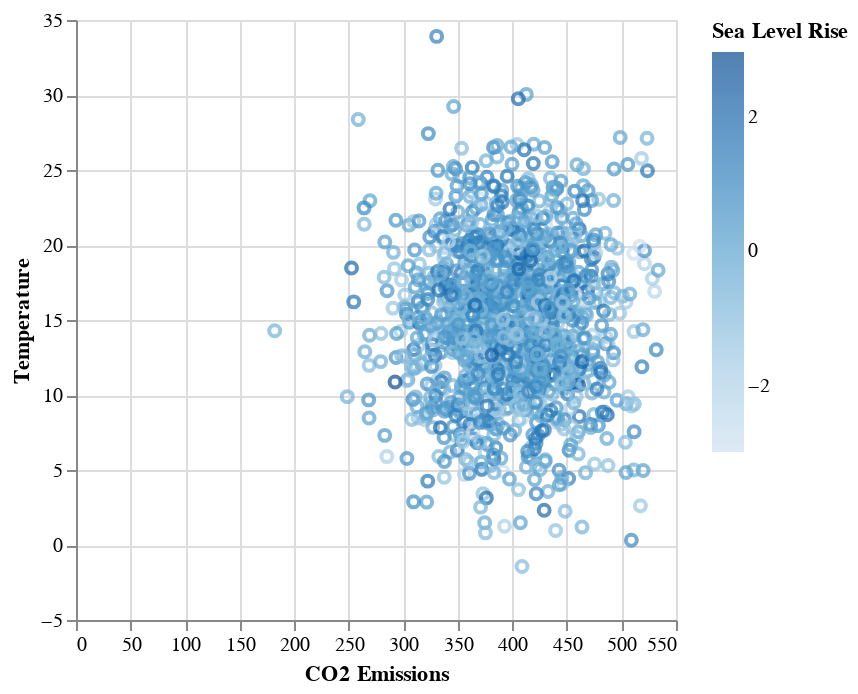

The notebook cell saved with this chart:
### Code cell
# no trend, all cluttered in one area
alt.Chart(climate).mark_point().encode(
    x = 'CO2 Emissions',
    y = 'Temperature',
    color = 'Sea Level Rise'
).interactive()

### Figure 1 — Vega-Lite specification as saved in the notebook (floating-point values rounded to 4 significant figures; data arrays with more than 128 entries replaced by an {"elided": "..."} marker saying what was removed)
{"config": {"view": {"continuousWidth": 300, "continuousHeight": 300}}, "data": {"name": "data-316cc73430e526ec18ffad14eec89801"}, "mark": {"type": "point"}, "encoding": {"color": {"field": "Sea Level Rise", "type": "quantitative"}, "x": {"field": "CO2 Emissions", "type": "quantitative"}, "y": {"field": "Temperature", "type": "quantitative"}}, "params": [{"name": "param_1", "select": {"type": "interval", "encodings": ["x", "y"]}, "bind": "scales"}], "$schema": "https://vega.github.io/schema/vega-lite/v5.16.3.json", "datasets": {"data-316cc73430e526ec18ffad14eec89801": {"elided": "1304 records"}}}
